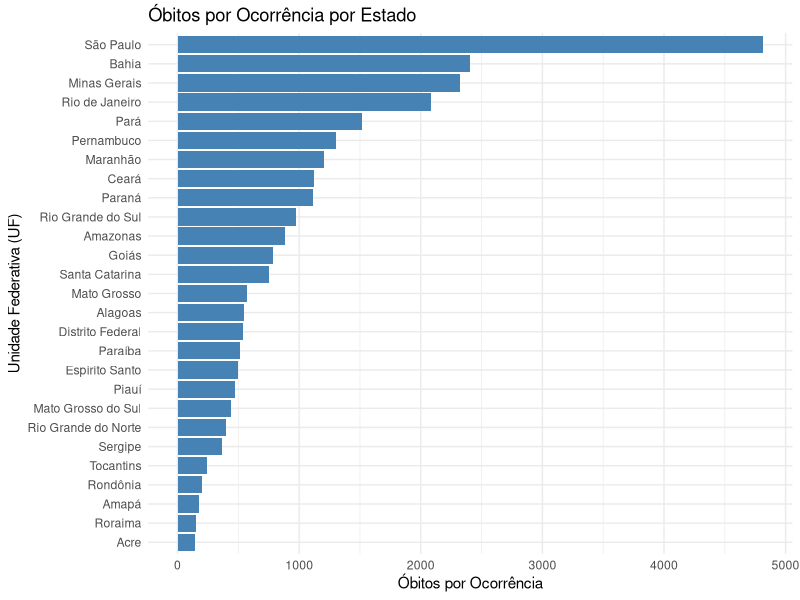
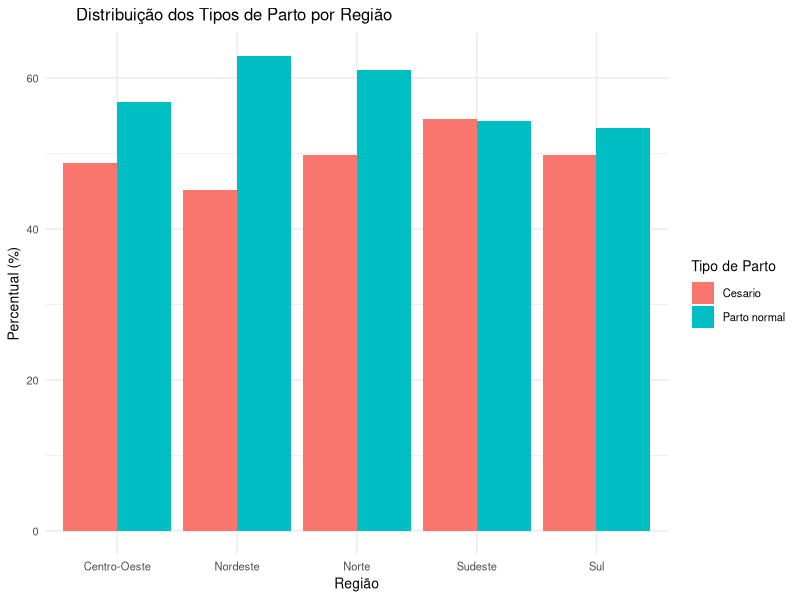
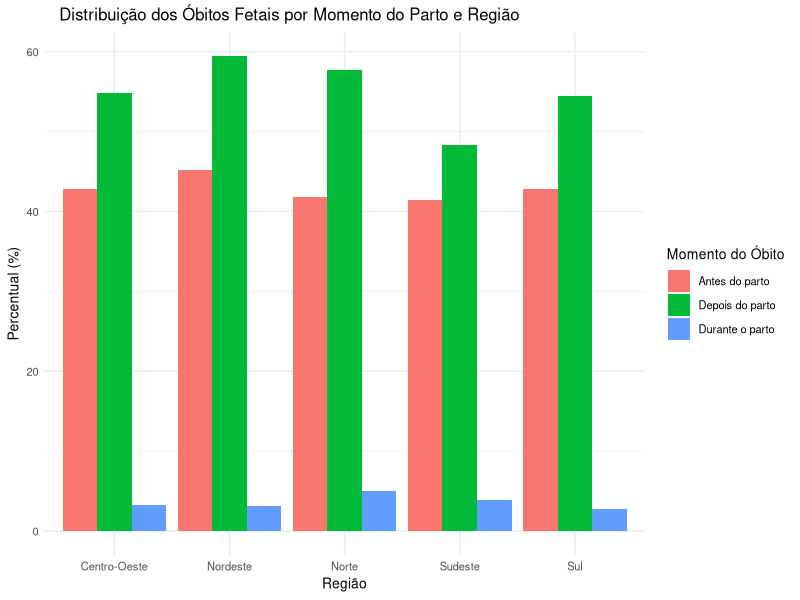
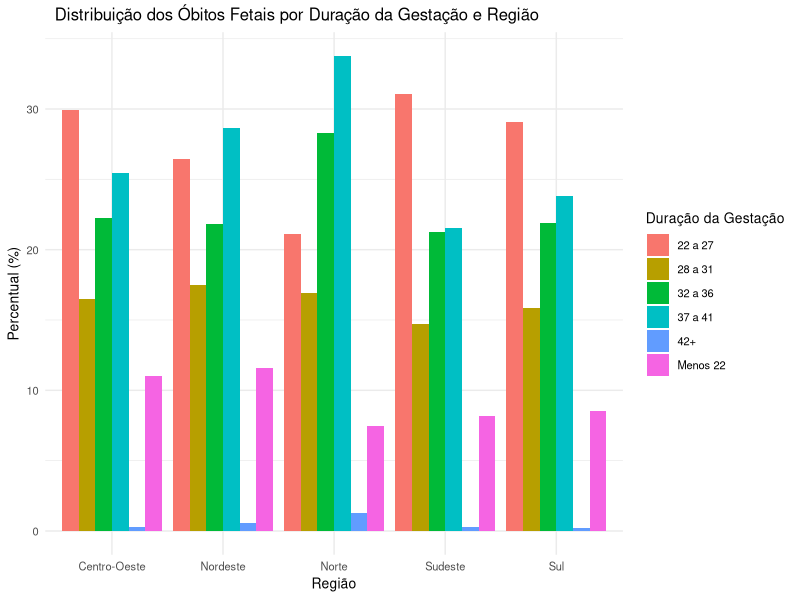
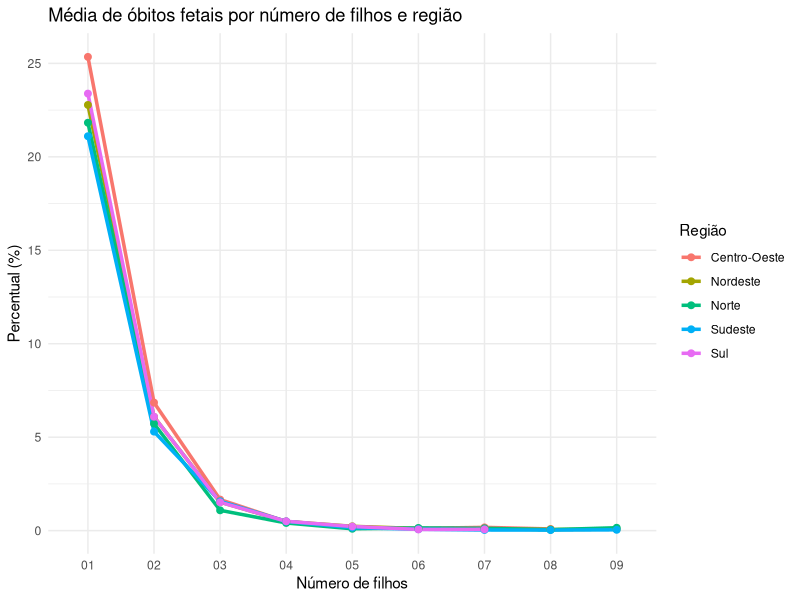

Generate these figures, in order, with R:
library(tidyverse)
library(tidyr)
library(dplyr)
library(ggplot2)

setwd("C:/Users/rafae/Downloads/Projeto ADS")
getwd()

# CRIANDO DATAFRAMES 

obitos_fetais <- read.csv2("obitos_fetais.csv",
                            stringsAsFactors = FALSE,
                            fileEncoding = "latin1",
                            na = c("", "NA", "n/d", "NULL", "-"))

colnames(obitos_fetais) <- c(
  "UF",
  "Óbitos por ocorrência"
)

# Remover os números no início da string
obitos_fetais$UF <- gsub("^[0-9]+\\s+", "", obitos_fetais$UF)

obitos_fetais$UF <- sapply(obitos_fetais$UF, function(uf) {
  switch(uf,
         "Rondï¿½nia" = "Rondônia",
         "Acre" = "Acre",
         "Amazonas" = "Amazonas",
         "Roraima" = "Roraima",
         "Parï¿½" = "Pará",
         "Amapï¿½" = "Amapá",
         "Tocantins" = "Tocantins",
         "Maranhï¿½o" = "Maranhão",
         "Piauï¿½" = "Piauí",
         "Cearï¿½" = "Ceará",
         "Paraï¿½ba" = "Paraíba",
         "Pernambuco" = "Pernambuco",
         "Alagoas" = "Alagoas",
         "Sergipe" = "Sergipe",
         "Bahia" = "Bahia",
         "Minas Gerais" = "Minas Gerais",
         "Espï¿½rito Santo" = "Espírito Santo",
         "Rio de Janeiro" = "Rio de Janeiro",
         "Sï¿½o Paulo" = "São Paulo",
         "Paranï¿½" = "Paraná",
         "Santa Catarina" = "Santa Catarina",
         "Rio Grande do Sul" = "Rio Grande do Sul",
         "Mato Grosso do Sul" = "Mato Grosso do Sul",
         "Mato Grosso" = "Mato Grosso",
         "Goiï¿½s" = "Goiás",
         "Distrito Federal" = "Distrito Federal",
         uf
  )
})

View(obitos_fetais)

dados <- obitos_fetais[order(obitos_fetais$`Óbitos por ocorrência`, decreasing = TRUE), ]

# Gráfico de barras
ggplot(dados, aes(x = reorder(UF, `Óbitos por ocorrência`), y = `Óbitos por ocorrência`)) +
  geom_bar(stat = "identity", fill = "steelblue") +
  coord_flip() +
  labs(title = "Óbitos por Ocorrência por Estado",
       x = "Unidade Federativa (UF)",
       y = "Óbitos por Ocorrência") +
  theme_minimal()

obitos_fetais_tipos_partos <- read.csv2("tipos_partos.csv",
                                        stringsAsFactors = FALSE,
                                        fileEncoding = "latin1",
                                        na = c("", "NA", "n/d", "NULL", "-"))
colnames(obitos_fetais_tipos_partos) <- c(
  "UF",
  "Não preenchido",
  "Ignorado",
  "Parto normal",
  "Cesario",
  "Total"
)

obitos_fetais_tipos_partos$`Não preenchido` <- NULL
obitos_fetais_tipos_partos$`Ignorado` <- NULL
obitos_fetais_tipos_partos$Total <- NULL
View(obitos_fetais_tipos_partos)


# Remover os números no início da string
obitos_fetais_tipos_partos$UF <- gsub("^[0-9]+\\s+", "", obitos_fetais_tipos_partos$UF)

obitos_fetais_tipos_partos$UF <- sapply(obitos_fetais_tipos_partos$UF, function(uf) {
  switch(uf,
         "Rondï¿½nia" = "Rondônia",
         "Acre" = "Acre",
         "Amazonas" = "Amazonas",
         "Roraima" = "Roraima",
         "Parï¿½" = "Pará",
         "Amapï¿½" = "Amapá",
         "Tocantins" = "Tocantins",
         "Maranhï¿½o" = "Maranhão",
         "Piauï¿½" = "Piauí",
         "Cearï¿½" = "Ceará",
         "Paraï¿½ba" = "Paraíba",
         "Pernambuco" = "Pernambuco",
         "Alagoas" = "Alagoas",
         "Sergipe" = "Sergipe",
         "Bahia" = "Bahia",
         "Minas Gerais" = "Minas Gerais",
         "Espï¿½rito Santo" = "Espírito Santo",
         "Rio de Janeiro" = "Rio de Janeiro",
         "Sï¿½o Paulo" = "São Paulo",
         "Paranï¿½" = "Paraná",
         "Santa Catarina" = "Santa Catarina",
         "Rio Grande do Sul" = "Rio Grande do Sul",
         "Mato Grosso do Sul" = "Mato Grosso do Sul",
         "Mato Grosso" = "Mato Grosso",
         "Goiï¿½s" = "Goiás",
         "Distrito Federal" = "Distrito Federal",
         uf
  )
})

# Função para mapear UF para Região
get_regiao <- function(uf) {
  switch(uf,
         "Rondônia" = "Norte",
         "Acre" = "Norte",
         "Amazonas" = "Norte",
         "Roraima" = "Norte",
         "Pará" = "Norte",
         "Amapá" = "Norte",
         "Tocantins" = "Norte",
         
         "Maranhão" = "Nordeste",
         "Piauí" = "Nordeste",
         "Ceará" = "Nordeste",
         "Rio Grande do Norte" = "Nordeste",
         "Paraíba" = "Nordeste",
         "Pernambuco" = "Nordeste",
         "Alagoas" = "Nordeste",
         "Sergipe" = "Nordeste",
         "Bahia" = "Nordeste",
         
         "Mato Grosso" = "Centro-Oeste",
         "Mato Grosso do Sul" = "Centro-Oeste",
         "Goiás" = "Centro-Oeste",
         "Distrito Federal" = "Centro-Oeste",
         
         "São Paulo" = "Sudeste",
         "Rio de Janeiro" = "Sudeste",
         "Minas Gerais" = "Sudeste",
         "Espírito Santo" = "Sudeste",
         
         "Paraná" = "Sul",
         "Santa Catarina" = "Sul",
         "Rio Grande do Sul" = "Sul",
         
         NA # Caso não seja mapeado
  )
}


View(obitos_fetais_tipos_partos)

# Criar a nova coluna de Região
obitos_fetais_tipos_partos$Regiao <- sapply(obitos_fetais_tipos_partos$UF, get_regiao)

# Transformar os dados em formato longo (long format)
dados_longos <- pivot_longer(obitos_fetais_tipos_partos, 
                             cols = c("Parto normal", "Cesario"), 
                             names_to = "TipoParto", 
                             values_to = "Percentual")
View(obitos_fetais_tipos_partos)

# Gráfico de barras empilhadas

library(ggplot2)

ggplot(dados_longos, aes(x = Regiao, y = Percentual, fill = TipoParto)) +
  geom_col(position = "dodge") +
  labs(
    title = "Distribuição dos Tipos de Parto por Região",
    x = "Região",
    y = "Percentual (%)",
    fill = "Tipo de Parto"
  ) +
  theme_minimal() +
  theme(
    plot.title = element_text(hjust = 0.1),
    text = element_text(size = 10)
  )


obitos_fetais_morte <- read.csv2("mortes.csv",
                                stringsAsFactors = FALSE,
                                 fileEncoding = "latin1",
                                 na = c("", "NA", "n/d", "NULL", "-"))
obitos_fetais_morte$Total <- NULL
colnames(obitos_fetais_morte) <- c(
  "UF Ocorrência",               
  "Não preenchido",
  "Ignorado",
  "Antes do parto",
  "Durante o parto",
  "Depois do parto"
)

# 1. Remover os números no início da string
obitos_fetais_morte$`UF Ocorrência` <- gsub("^[0-9]+\\s+", "", obitos_fetais_morte$`UF Ocorrência`)

obitos_fetais_morte$`UF Ocorrência` <- sapply(obitos_fetais_morte$`UF Ocorrência`, function(uf) {
  switch(uf,
         "Rondï¿½nia" = "Rondônia",
         "Acre" = "Acre",
         "Amazonas" = "Amazonas",
         "Roraima" = "Roraima",
         "Parï¿½" = "Pará",
         "Amapï¿½" = "Amapá",
         "Tocantins" = "Tocantins",
         "Maranhï¿½o" = "Maranhão",
         "Piauï¿½" = "Piauí",
         "Cearï¿½" = "Ceará",
         "Paraï¿½ba" = "Paraíba",
         "Pernambuco" = "Pernambuco",
         "Alagoas" = "Alagoas",
         "Sergipe" = "Sergipe",
         "Bahia" = "Bahia",
         "Minas Gerais" = "Minas Gerais",
         "Espï¿½rito Santo" = "Espírito Santo",
         "Rio de Janeiro" = "Rio de Janeiro",
         "Sï¿½o Paulo" = "São Paulo",
         "Paranï¿½" = "Paraná",
         "Santa Catarina" = "Santa Catarina",
         "Rio Grande do Sul" = "Rio Grande do Sul",
         "Mato Grosso do Sul" = "Mato Grosso do Sul",
         "Mato Grosso" = "Mato Grosso",
         "Goiï¿½s" = "Goiás",
         "Distrito Federal" = "Distrito Federal",
         uf
  )
})

obitos_fetais_morte$`Não preenchido` <- NULL
obitos_fetais_morte$`Ignorado` <- NULL
View(obitos_fetais_morte)

# Função para mapear UF para Região
get_regiao <- function(uf) {
  switch(uf,
         "Rondônia" = "Norte",
         "Acre" = "Norte",
         "Amazonas" = "Norte",
         "Roraima" = "Norte",
         "Pará" = "Norte",
         "Amapá" = "Norte",
         "Tocantins" = "Norte",
         
         "Maranhão" = "Nordeste",
         "Piauí" = "Nordeste",
         "Ceará" = "Nordeste",
         "Rio Grande do Norte" = "Nordeste",
         "Paraíba" = "Nordeste",
         "Pernambuco" = "Nordeste",
         "Alagoas" = "Nordeste",
         "Sergipe" = "Nordeste",
         "Bahia" = "Nordeste",
         
         "Mato Grosso" = "Centro-Oeste",
         "Mato Grosso do Sul" = "Centro-Oeste",
         "Goiás" = "Centro-Oeste",
         "Distrito Federal" = "Centro-Oeste",
         
         "São Paulo" = "Sudeste",
         "Rio de Janeiro" = "Sudeste",
         "Minas Gerais" = "Sudeste",
         "Espírito Santo" = "Sudeste",
         
         "Paraná" = "Sul",
         "Santa Catarina" = "Sul",
         "Rio Grande do Sul" = "Sul",
         
         NA # Caso não seja mapeado
  )
}


View(obitos_fetais_morte)

# Criar a nova coluna de Região
obitos_fetais_morte$Regiao <- sapply(obitos_fetais_morte$UF, get_regiao)
View(obitos_fetais_morte)

# COLUNAS NAO PREENCHIDO E IGNORADO FORAM EXCLUIDAS PARA TER DADOS MAIS CONSISTENTES.
dados_longos_morte <- pivot_longer(obitos_fetais_morte,
                                   cols = c("Antes do parto", "Durante o parto", "Depois do parto"),
                                   names_to = "Momento",
                                   values_to = "Percentual")


library(ggplot2)

ggplot(dados_longos_morte, aes(x = Regiao, y = Percentual, fill = Momento)) +
  geom_col(position = "dodge") +
  labs(
    title = "Distribuição dos Óbitos Fetais por Momento do Parto e Região",
    x = "Região",
    y = "Percentual (%)",
    fill = "Momento do Óbito"
  ) +
  theme_minimal() +
  theme(
    plot.title = element_text(hjust = 0.1),
    text = element_text(size = 10)
  )


obitos_fetais_duracao_gestacao <- read.csv2("duracao_gestacao.csv",
                                 stringsAsFactors = FALSE,
                                 fileEncoding = "latin1",
                                 na = c("", "NA", "n/d", "NULL", "-"))

obitos_fetais_duracao_gestacao$Total <- NULL
colnames(obitos_fetais_duracao_gestacao) <- c(
  "UF Ocorrência",              
  "Não preenchido",
  "Ignorado",
  "Menos 22",
  "22 a 27",
  "28 a 31",
  "32 a 36",
  "37 a 41",
  "42+"
)

# 1. Remover os números no início da string
obitos_fetais_duracao_gestacao$`UF Ocorrência` <- gsub("^[0-9]+\\s+", "", obitos_fetais_duracao_gestacao$`UF Ocorrência`)

obitos_fetais_duracao_gestacao$`UF Ocorrência` <- sapply(obitos_fetais_duracao_gestacao$`UF Ocorrência`, function(uf) {
  switch(uf,
         "Rondï¿½nia" = "Rondônia",
         "Acre" = "Acre",
         "Amazonas" = "Amazonas",
         "Roraima" = "Roraima",
         "Parï¿½" = "Pará",
         "Amapï¿½" = "Amapá",
         "Tocantins" = "Tocantins",
         "Maranhï¿½o" = "Maranhão",
         "Piauï¿½" = "Piauí",
         "Cearï¿½" = "Ceará",
         "Paraï¿½ba" = "Paraíba",
         "Pernambuco" = "Pernambuco",
         "Alagoas" = "Alagoas",
         "Sergipe" = "Sergipe",
         "Bahia" = "Bahia",
         "Minas Gerais" = "Minas Gerais",
         "Espï¿½rito Santo" = "Espírito Santo",
         "Rio de Janeiro" = "Rio de Janeiro",
         "Sï¿½o Paulo" = "São Paulo",
         "Paranï¿½" = "Paraná",
         "Santa Catarina" = "Santa Catarina",
         "Rio Grande do Sul" = "Rio Grande do Sul",
         "Mato Grosso do Sul" = "Mato Grosso do Sul",
         "Mato Grosso" = "Mato Grosso",
         "Goiï¿½s" = "Goiás",
         "Distrito Federal" = "Distrito Federal",
         uf
  )
})

obitos_fetais_duracao_gestacao$`Não preenchido` <- NULL
obitos_fetais_duracao_gestacao$`Ignorado` <- NULL
View(obitos_fetais_duracao_gestacao)

# Função para mapear UF para Região
get_regiao <- function(uf) {
  switch(uf,
         "Rondônia" = "Norte",
         "Acre" = "Norte",
         "Amazonas" = "Norte",
         "Roraima" = "Norte",
         "Pará" = "Norte",
         "Amapá" = "Norte",
         "Tocantins" = "Norte",
         
         "Maranhão" = "Nordeste",
         "Piauí" = "Nordeste",
         "Ceará" = "Nordeste",
         "Rio Grande do Norte" = "Nordeste",
         "Paraíba" = "Nordeste",
         "Pernambuco" = "Nordeste",
         "Alagoas" = "Nordeste",
         "Sergipe" = "Nordeste",
         "Bahia" = "Nordeste",
         
         "Mato Grosso" = "Centro-Oeste",
         "Mato Grosso do Sul" = "Centro-Oeste",
         "Goiás" = "Centro-Oeste",
         "Distrito Federal" = "Centro-Oeste",
         
         "São Paulo" = "Sudeste",
         "Rio de Janeiro" = "Sudeste",
         "Minas Gerais" = "Sudeste",
         "Espírito Santo" = "Sudeste",
         
         "Paraná" = "Sul",
         "Santa Catarina" = "Sul",
         "Rio Grande do Sul" = "Sul",
         
         NA # Caso não seja mapeado
  )
}

# Criar a nova coluna de Região
obitos_fetais_duracao_gestacao$Regiao <- sapply(obitos_fetais_duracao_gestacao$UF, get_regiao)
View(obitos_fetais_duracao_gestacao)


dados_longos_duracao <- pivot_longer(
  obitos_fetais_duracao_gestacao,
  cols = c("Menos 22", "22 a 27", "28 a 31", "32 a 36", "37 a 41", "42+"),
  names_to = "Duração da Gestação",
  values_to = "Percentual"
)

ggplot(dados_longos_duracao, aes(x = Regiao, y = Percentual, fill = `Duração da Gestação`)) +
  geom_col(position = "dodge") +
  labs(
    title = "Distribuição dos Óbitos Fetais por Duração da Gestação e Região",
    x = "Região",
    y = "Percentual (%)",
    fill = "Duração da Gestação"
  ) +
  theme_minimal() +
  theme(
    plot.title = element_text(hjust = 0.1),
    text = element_text(size = 10)
  )


obitos_fetais_tipo_gestacao <- read.csv2("tipo_gestacao.csv",
                                          stringsAsFactors = FALSE,
                                          fileEncoding = "latin1",
                                          na = c("", "NA", "n/d", "NULL", "-"))
obitos_fetais_tipo_gestacao$Total <- NULL
colnames(obitos_fetais_tipo_gestacao) <- c(
  "UF Ocorrência",              
  "Não preenchido",
  "Ignorado",
  "Única",
  "Dupla",
  "Tripla ou +"
)
# 1. Remover os números no início da string
obitos_fetais_tipo_gestacao$`UF Ocorrência` <- gsub("^[0-9]+\\s+", "", obitos_fetais_tipo_gestacao$`UF Ocorrência`)

obitos_fetais_tipo_gestacao$`UF Ocorrência` <- sapply(obitos_fetais_tipo_gestacao$`UF Ocorrência`, function(uf) {
  switch(uf,
         "Rondï¿½nia" = "Rondônia",
         "Acre" = "Acre",
         "Amazonas" = "Amazonas",
         "Roraima" = "Roraima",
         "Parï¿½" = "Pará",
         "Amapï¿½" = "Amapá",
         "Tocantins" = "Tocantins",
         "Maranhï¿½o" = "Maranhão",
         "Piauï¿½" = "Piauí",
         "Cearï¿½" = "Ceará",
         "Paraï¿½ba" = "Paraíba",
         "Pernambuco" = "Pernambuco",
         "Alagoas" = "Alagoas",
         "Sergipe" = "Sergipe",
         "Bahia" = "Bahia",
         "Minas Gerais" = "Minas Gerais",
         "Espï¿½rito Santo" = "Espírito Santo",
         "Rio de Janeiro" = "Rio de Janeiro",
         "Sï¿½o Paulo" = "São Paulo",
         "Paranï¿½" = "Paraná",
         "Santa Catarina" = "Santa Catarina",
         "Rio Grande do Sul" = "Rio Grande do Sul",
         "Mato Grosso do Sul" = "Mato Grosso do Sul",
         "Mato Grosso" = "Mato Grosso",
         "Goiï¿½s" = "Goiás",
         "Distrito Federal" = "Distrito Federal",
         uf
  )
})

obitos_fetais_tipo_gestacao$`Não preenchido` <- NULL
obitos_fetais_tipo_gestacao$`Ignorado` <- NULL


View(obitos_fetais_tipo_gestacao)

obitos_fetais_n_filhos_mortos <- read.csv2("n_filhos_mortos.csv",
                                         stringsAsFactors = FALSE,
                                         fileEncoding = "latin1",
                                         na = c("", "NA", "n/d", "NULL", "-"))
obitos_fetais_n_filhos_mortos$Total <- NULL
# Excluir as colunas 10 a 25 (poucos dados)
obitos_fetais_n_filhos_mortos <- obitos_fetais_n_filhos_mortos[, -c(13:22)]

colnames(obitos_fetais_n_filhos_mortos) <- c(
  "UF",
  "Ignorado",
  "Zero nº de filhos",
  "01",
  "02",
  "03",
  "04",
  "05",
  "06",
  "07",
  "08",
  "09"
)

# Remover os números no início da string
obitos_fetais_n_filhos_mortos$UF <- gsub("^[0-9]+\\s+", "", obitos_fetais_n_filhos_mortos$UF)

View(obitos_fetais_n_filhos_mortos)
obitos_fetais_n_filhos_mortos$UF <- sapply(obitos_fetais_n_filhos_mortos$UF, function(uf) {
  switch(uf,
         "Rondï¿½nia" = "Rondônia",
         "Acre" = "Acre",
         "Amazonas" = "Amazonas",
         "Roraima" = "Roraima",
         "Parï¿½" = "Pará",
         "Amapï¿½" = "Amapá",
         "Tocantins" = "Tocantins",
         "Maranhï¿½o" = "Maranhão",
         "Piauï¿½" = "Piauí",
         "Cearï¿½" = "Ceará",
         "Paraï¿½ba" = "Paraíba",
         "Pernambuco" = "Pernambuco",
         "Alagoas" = "Alagoas",
         "Sergipe" = "Sergipe",
         "Bahia" = "Bahia",
         "Minas Gerais" = "Minas Gerais",
         "Espï¿½rito Santo" = "Espírito Santo",
         "Rio de Janeiro" = "Rio de Janeiro",
         "Sï¿½o Paulo" = "São Paulo",
         "Paranï¿½" = "Paraná",
         "Santa Catarina" = "Santa Catarina",
         "Rio Grande do Sul" = "Rio Grande do Sul",
         "Mato Grosso do Sul" = "Mato Grosso do Sul",
         "Mato Grosso" = "Mato Grosso",
         "Goiï¿½s" = "Goiás",
         "Distrito Federal" = "Distrito Federal",
         uf
  )
})

# Função para mapear UF para Região
get_regiao <- function(uf) {
  switch(uf,
         "Rondônia" = "Norte",
         "Acre" = "Norte",
         "Amazonas" = "Norte",
         "Roraima" = "Norte",
         "Pará" = "Norte",
         "Amapá" = "Norte",
         "Tocantins" = "Norte",
         
         "Maranhão" = "Nordeste",
         "Piauí" = "Nordeste",
         "Ceará" = "Nordeste",
         "Rio Grande do Norte" = "Nordeste",
         "Paraíba" = "Nordeste",
         "Pernambuco" = "Nordeste",
         "Alagoas" = "Nordeste",
         "Sergipe" = "Nordeste",
         "Bahia" = "Nordeste",
         
         "Mato Grosso" = "Centro-Oeste",
         "Mato Grosso do Sul" = "Centro-Oeste",
         "Goiás" = "Centro-Oeste",
         "Distrito Federal" = "Centro-Oeste",
         
         "São Paulo" = "Sudeste",
         "Rio de Janeiro" = "Sudeste",
         "Minas Gerais" = "Sudeste",
         "Espírito Santo" = "Sudeste",
         
         "Paraná" = "Sul",
         "Santa Catarina" = "Sul",
         "Rio Grande do Sul" = "Sul",
         
         NA # Caso não seja mapeado
  )
}

# Criar a nova coluna de Região
obitos_fetais_n_filhos_mortos$Regiao <- sapply(obitos_fetais_n_filhos_mortos$UF, get_regiao)
View(obitos_fetais_n_filhos_mortos)

obitos_long <- obitos_fetais_n_filhos_mortos %>%
  pivot_longer(
    cols = `01`:`09`,              # Colunas de número de filhos
    names_to = "Numero_filhos",    # Nova coluna com os rótulos (01, 02, ...)
    values_to = "Percentual"       # Nova coluna com os valores
  )

# Garantir que a coluna seja um fator ordenado
obitos_long$Numero_filhos <- factor(obitos_long$Numero_filhos, levels = sprintf("%02d", 1:9))

# Gráfico: média por número de filhos, por região
ggplot(obitos_long, aes(x = Numero_filhos, y = Percentual, color = Regiao, group = Regiao)) +
  stat_summary(fun = mean, geom = "line", size = 1.2) +
  stat_summary(fun = mean, geom = "point", size = 2) +
  labs(
    title = "Média de óbitos fetais por número de filhos e região",
    x = "Número de filhos",
    y = "Percentual (%)",
    color = "Região"
  ) +
  theme_minimal()



